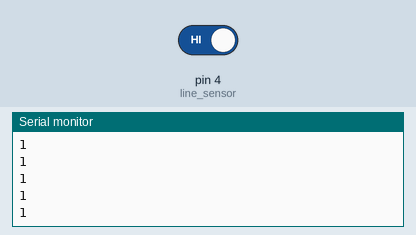
Recording of a sketch running on a simulated Arduino Uno, built with avr-gcc and run on an emulated ATmega328P. On the bench: the last lines printed to the serial monitor. The test bench sets the inputs (shaded band); at power-on: pin 4 (line_sensor) HIGH.

Above: at 1.2 s.
1.3 s: pin 4 (line_sensor) driven LOW
At 1.9 s:
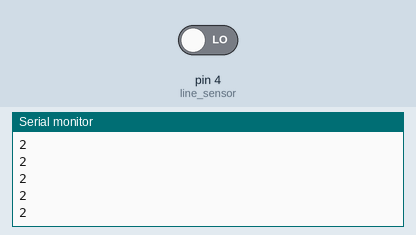
2.8 s: pin 4 (line_sensor) driven HIGH
At 3.5 s:
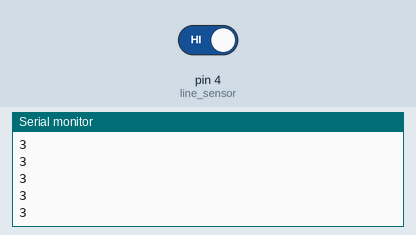
Timing chart, 0 to 5.8 s (numbered marks = the images above; inputs shaded):
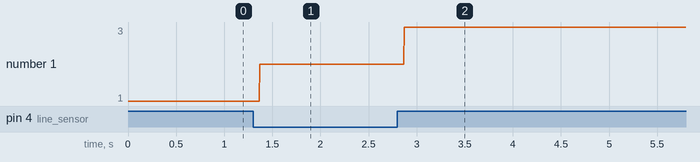

The sketch:

Line_counter.ino
```cpp
const int line_sensor = 4;
int prev_line_stat = LOW;
int line_stat;
int counter = 0;
void setup() {
  // put your setup code here, to run once:
  Serial.begin(9600);
  pinMode(line_sensor,INPUT_PULLUP);
}

void loop() {
  line_stat = digitalRead(line_sensor);
  if(line_stat != prev_line_stat){
    counter += 1;
  }
  prev_line_stat = line_stat;
  Serial.println(counter);
  }
```

Measured:
- after the input at 1.3 s, the serial monitor: prints a new line after 0.07 s (image 1)
- after the input at 2.8 s, the serial monitor: prints a new line after 0.07 s (image 2)
- plotted number 1: 1 → 2 after the input at 1.3 s, 2 → 3 after the input at 2.8 s
